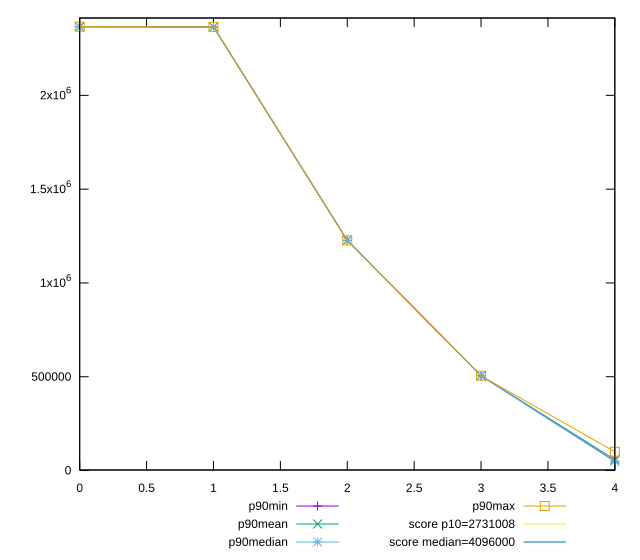

The gnuplot source for this figure:
reset

$p90Min <<EOF
0 2365966
1 2365087
2 1227082
3 505202
4 49126
EOF

$p90Mean <<EOF
0 2365984.208791209
1 2365091.5384615385
2 1227082
3 505202
4 57927.79120879121
EOF

$p90Median <<EOF
0 2365982
1 2365091
2 1227082
3 505202
4 49248
EOF

$p90Max <<EOF
0 2366022
1 2365107
2 1227082
3 505202
4 99955
EOF

set key outside below
set xrange [0:4]
set yrange [2788.0800000000017:2412359.92]
set trange [2788.0800000000017:2412359.92]
set terminal svg size 640, 560 enhanced background rgb 'white'
set output "report_00009_2021-02-08T22-37-41.559Z/total-byte-weight/progression/value.svg"

plot $p90Min title "p90min" with linespoints, \
     $p90Mean title "p90mean" with linespoints, \
     $p90Median title "p90median" with linespoints, \
     $p90Max title "p90max" with linespoints, \
     2731008 title "score p10=2731008", \
     4096000 title "score median=4096000"

reset
